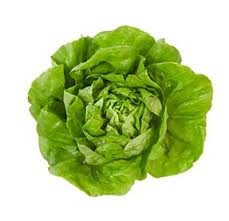
#> input picture Image-Processing/dataset/salad/images/train/0.jpg, 229 x 221 px, given in place of train, which was not available
$ python main.py   (older library calls are emulated)
#> lines starting #> are read from the running program, lines starting #| are printed output that depends on the picture; after the words box and inside, x2 and y2 are one past the last pixel; in counts of white or black regions, pixels touching at a corner belong together; long printed decimals are rounded; pictures that were not available may be replaced by others from this repository, and a replacement may not be noted
### Image-Processing/AI-Training/exg.py
from curses import window
import cv2
import numpy as np

pathresult = "./result/"

def process_image(image_name,iname):
#> called with image_name = './images/train', iname = '0'
    image = cv2.imread(image_name)
#> image is the input picture: shape (221, 229, 3); mean B, G, R 149.5, 206.7, 188.7

    image_blurred = cv2.medianBlur(image,15)
    #image_blurred = image

    #Récupère les différents canneaux et le met en float pour les calculs
    B = image_blurred[:, :, 0].astype(np.float32)
    G = image_blurred[:, :, 1].astype(np.float32)
    R = image_blurred[:, :, 2].astype(np.float32)
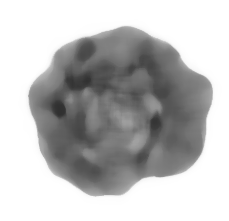
#> R: shape (221, 229) float32; min 48, max 255, mean 189.7


    Total = R + G + B
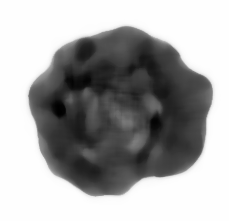
#> Total: shape (221, 229) float32; min 127, max 765, mean 546.3; drawn with min black and max white
    #Pour éviter les divisions par 0
    Total = np.where(Total == 0, 1, Total)

    #Normalisation entre 0 et 1
    b = B / Total
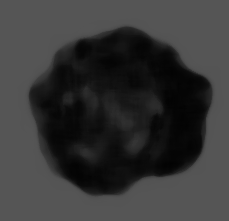
#> b: shape (221, 229) float32; min 0.0105, max 0.334, mean 0.215
    g = G / Total
    r = R / Total
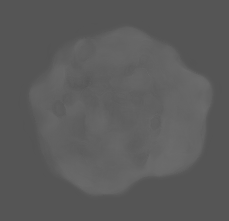
#> r: shape (221, 229) float32; min 0.332, max 0.425, mean 0.359

    #Application exg
    Exg = 255 * (2 * g - r - b)

    #Evite les overflow ou le négatif
    Exg = np.where(Exg < 0, 0, Exg)
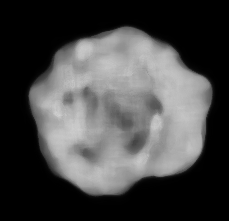
#> Exg: shape (221, 229) float32; min 0, max 209.5, mean 70.6
    Exg = np.where(Exg > 255, 255, Exg)

    #Repasse les valeurs en 8 bits (de 0 à 255)
    Exg = Exg.astype('uint8')


    ret, result = cv2.threshold(Exg, 0, 255, cv2.THRESH_BINARY + cv2.THRESH_OTSU)
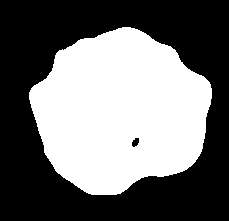
#> result: shape (221, 229); 44% white; 1 white region
#> ret = 79

    dim = (image.shape[0],image.shape[1])
#> dim = (221, 229)

    #Contouring
    contours, hierarchy = cv2.findContours(result, cv2.RETR_TREE, cv2.CHAIN_APPROX_SIMPLE)
#> contours = 2 contours; box (x1, y1, x2, y2) and area: (29, 27, 212, 195) 22052, (131, 137, 140, 148) 58
    img_contours = np.zeros(dim)
    mask_img = cv2.drawContours(img_contours, contours, -1, (255,255,255), -1)
#> mask_img: shape (221, 229) float64; 44% white; 1 white region, box (x1, y1, x2, y2) and area: (29, 27, 212, 195) 22257


    cv2.imwrite(pathresult+iname+".jpg", image)
    return cv2.normalize(src=mask_img, dst=None, alpha=0, beta=255, norm_type=cv2.NORM_MINMAX, dtype=cv2.CV_8U)

### Image-Processing/AI-Training/compteur.py
import cv2
import sys
import numpy as np

datapath = "./result/"

def dataset(mask_image,name,iname):

#> called with name = 'train', iname = '0'
    image_blurred = cv2.medianBlur(mask_image,15)
#> image_blurred: shape (221, 229); 43.9% white; 1 white region

    ret, monochome_image = cv2.threshold(image_blurred, 127, 255, cv2.THRESH_BINARY)

    #Contouring
    contours, hierarchy = cv2.findContours(monochome_image, cv2.RETR_EXTERNAL, cv2.CHAIN_APPROX_SIMPLE)
#> contours = 1 contour; box (x1, y1, x2, y2) and area: (30, 27, 212, 195) 21978

    print("Il y a {} salades".format(len(contours)))
#| Il y a 1 salades

    i=0

    image_for_crop = mask_image.copy()

    datasets = []

    #get image size
    height, width = mask_image.shape
#> height = 221; width = 229

    for c in contours:
        #get the bounding rect
        x, y, w, h = cv2.boundingRect(c)
        mask_image = cv2.rectangle(mask_image, (x, y), (x + w, y + h), (0, 255, 0), 2)

        #crop image
        cropped_image = image_for_crop[y:y+h, x:x+w]

        #get the number of white pixels
        nb_white_pixels = np.sum(cropped_image == 255)

        #put label
        cv2.putText(mask_image, "id: "+str(i) + " taille: " + str(nb_white_pixels), (x, y), cv2.FONT_HERSHEY_SIMPLEX, 0.5, (0, 0, 255), 2)
        i+=1

        xm = x + w/2
        ym = y + h/2

        #normalize coordinates
        xn  = round(xm/width,7)
        yn  = round(ym/height,7)
        wn  = round(w/width,7)
        hn  = round(h/height,7)

        #add to datasets
        datasets.append(["0", str(xn), str(yn), str(wn), str(hn)])
#> this loop made 1 pass
#> (x, y, w, h, nb_white_pixels, i, xm, ym) on pass 1: (30, 27, 182, 168, 22249, 1, 121, 111)
#> pass 1, in dataset, `cropped_image = image_for_crop[y:y+h, x:x+w]`:
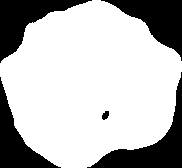
#> cropped_image: shape (168, 182); 72.8% white; 5 black regions, box (x1, y1, x2, y2) and area: (87, 72, 182, 168) 2331, (0, 0, 92, 63) 2101, (101, 0, 182, 61) 2087, (0, 77, 61, 168) 1762, (102, 111, 109, 120) 46
#> after the loop, datasets = [['0', '0.5283843', '0.5022624', '0.7947598', '0.760181']]; i = 1

    print(datasets)
#| [['0', '0.5284', '0.5023', '0.7948', '0.7602']]

    #create new dataset file
    with open(datapath + iname + ".txt", "w") as f:
        for dataset in datasets:
            f.write(" ".join(dataset) + "\n")
#> this loop made 1 pass

    #cv2.imwrite(datapath+iname+"-result.jpg", mask_image)

### Image-Processing/AI-Training/main.py
import os

from exg import process_image
from compteur import dataset

#rename all files in a directory

#get path of python script
path = "."

path = path + '/images/'
pathresult = path + '/result/'

#get all files in the directory
files = os.listdir(path)

i=0

#loop through all files
for file in files:
    #get file name
    name = os.path.splitext(file)[0]
    mask = process_image(path + file,str(i))
    dataset(mask, name,str(i))
    i+=1
#> pass 2 of the loop `for file in files:`:
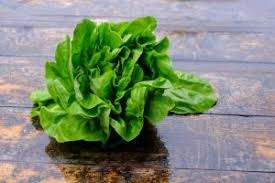
#> input picture Image-Processing/dataset/salad/images/train/100.jpg, 275 x 183 px, given in place of val, which was not available
#> in process_image, image is the input picture: shape (183, 275, 3); mean B, G, R 117.1, 140, 127.9
#> B: shape (183, 275) float32
#> G: shape (183, 275) float32
#> R: shape (183, 275) float32
#> Total: shape (183, 275) float32
#> b: shape (183, 275) float32
#> g: shape (183, 275) float32
#> r: shape (183, 275) float32
#> in process_image (call 2), `ret, result = cv2.threshold(Exg, 0, 255, cv2.THRESH_BINARY + cv2.THRES..`:
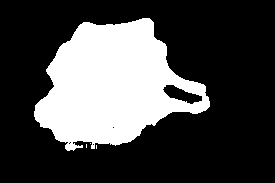
#> result: shape (183, 275); 28.1% white; 4 white regions (3 under 20 px)
#> ret = 106
#> in process_image (call 2), `contours, hierarchy = cv2.findContours(result, cv2.RETR_TREE, cv2.CHAI..`: contours = 9 contours, 7 with area under 20; largest, box (x1, y1, x2, y2) and area: (34, 18, 210, 151) 14252, (162, 84, 203, 105) 416
#> mask_img: shape (183, 275) float64; 28.1% white; 4 white regions (3 under 20 px), largest, box (x1, y1, x2, y2) and area: (34, 18, 210, 151) 14133
#> in dataset (call 2), `contours, hierarchy = cv2.findContours(monochome_image, cv2.RETR_EXTER..`: contours = 1 contour; box (x1, y1, x2, y2) and area: (35, 19, 209, 148) 14200
#| Il y a 1 salades
#> the loop in dataset (call 2), `for c in contours:` made 1 pass
#> (x, y, w, h, nb_white_pixels, i, xm, ym) on pass 1: (35, 19, 174, 129, 14093, 1, 122, 83.5)
#> pass 1, in dataset (call 2), `cropped_image = image_for_crop[y:y+h, x:x+w]`:
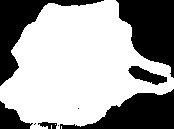
#> cropped_image: shape (129, 174); 62.8% white; 9 black regions (3 under 20 px), largest, box (x1, y1, x2, y2) and area: (116, 0, 174, 78) 2834, (60, 89, 174, 129) 2391, (0, 0, 104, 86) 2182, (0, 101, 33, 129) 487, (128, 66, 167, 85) 373, (38, 122, 57, 129) 82
#> after the loop in dataset (call 2), `for c in contours:`: datasets = [['0', '0.4436364', '0.4562842', '0.6327273', '0.704918']]; i = 1
#| [['0', '0.4436', '0.4563', '0.6327', '0.7049']]
#> the loop in dataset (call 2), `for dataset in datasets:` made 1 pass
